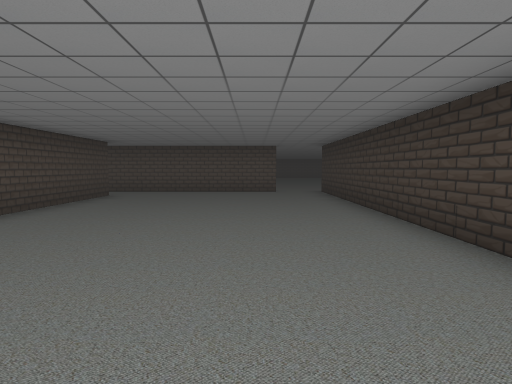
View 1 (above)

22 first-person views from a walk through a Unity game level. The camera is 1.5 m above the floor, tilts 4° down and sees 75° across. The floor is counted in squares, 2 m on a side. Each view is taken from the middle of a square. On the plan, view 1 faces up. The plan holds only what a view shows up to about 11 squares ahead; the rest is blank. The place goes on beyond the plan. The player is left out. Some surface patterns are stand-ins.

View 2
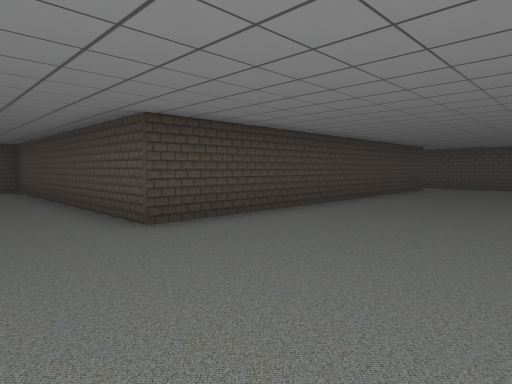

View 3
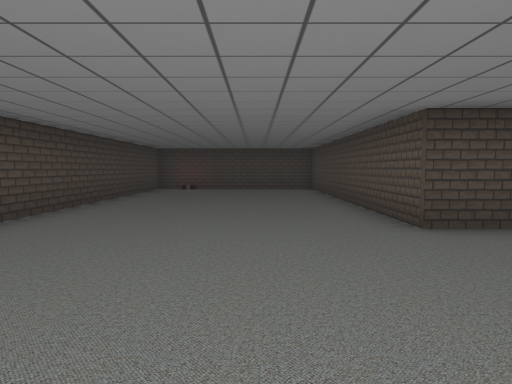

View 4
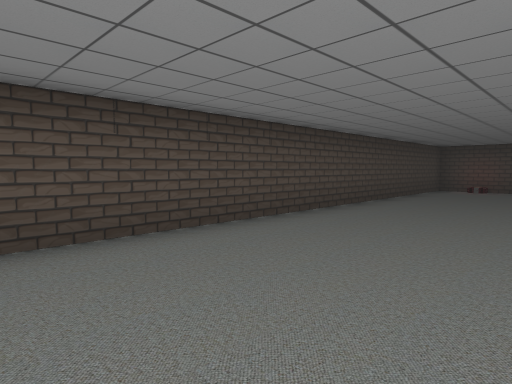

View 5
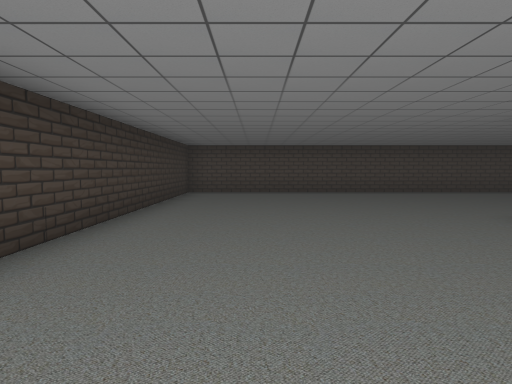

View 6
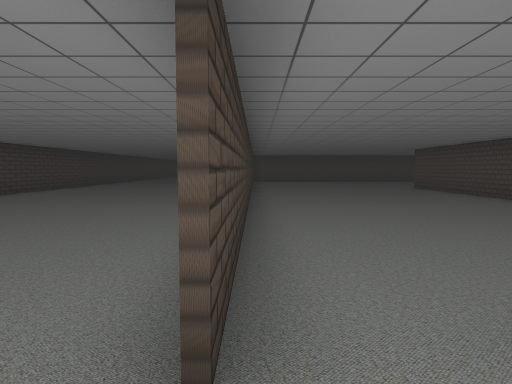

View 7
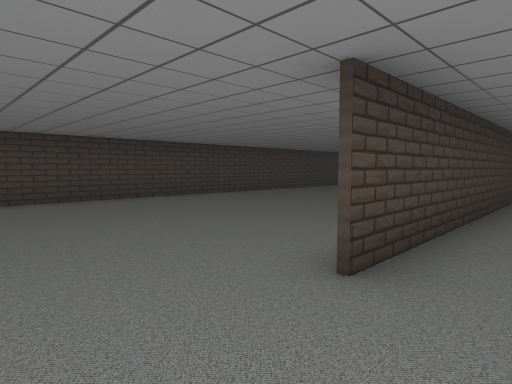

View 8
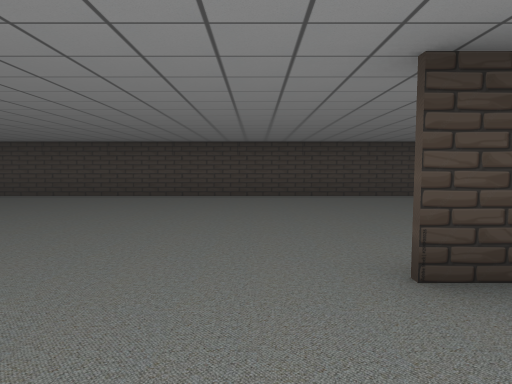

View 9
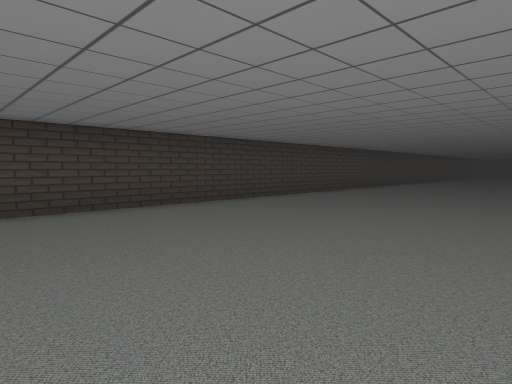

View 10
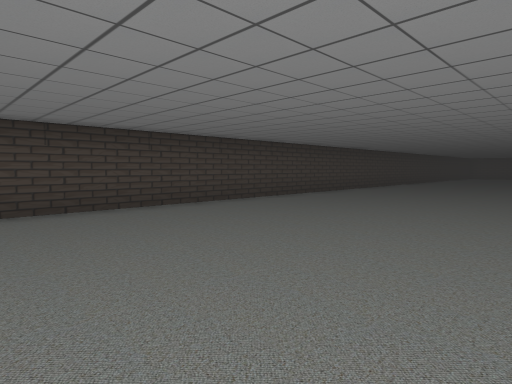

View 11
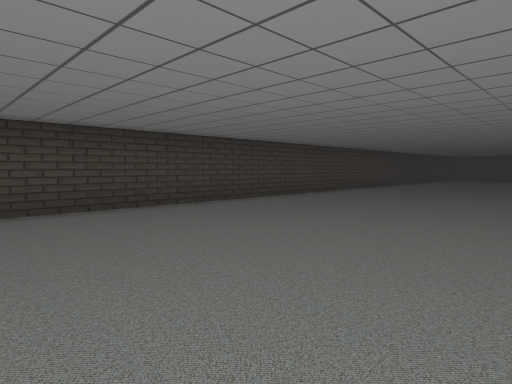

View 12
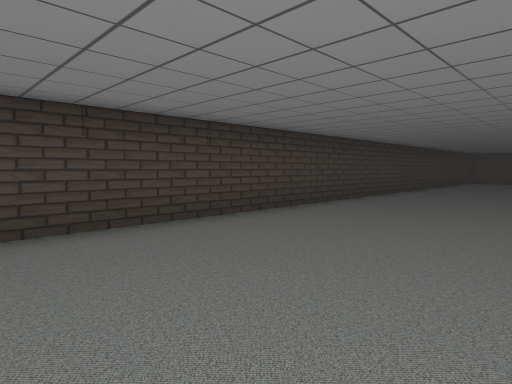

View 13
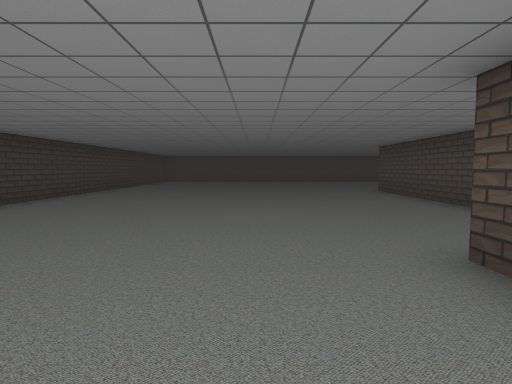

View 14
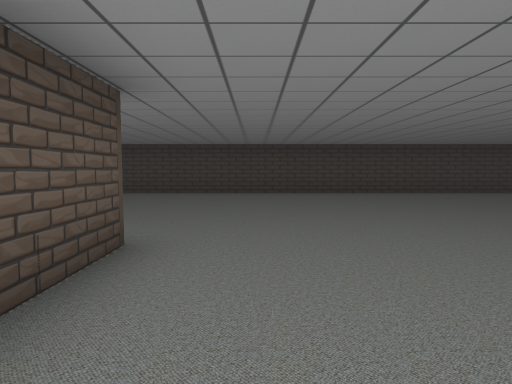

View 15
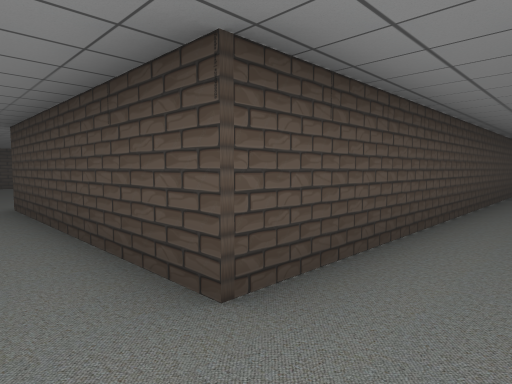

View 16
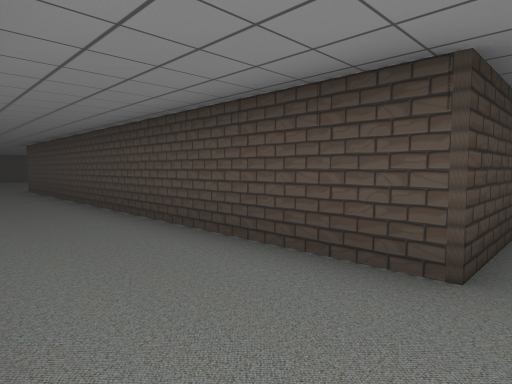

View 17
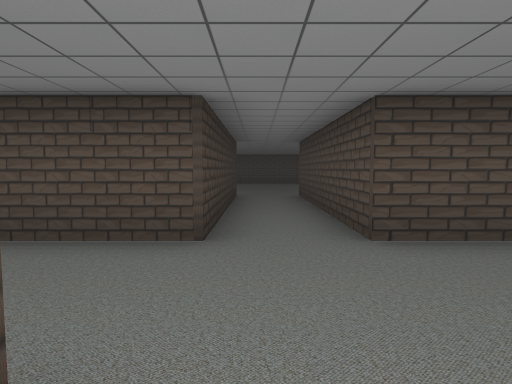

View 18
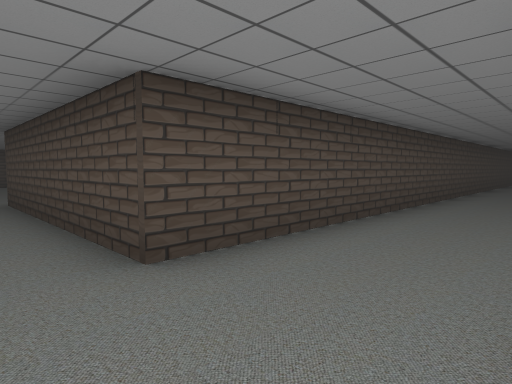

View 19
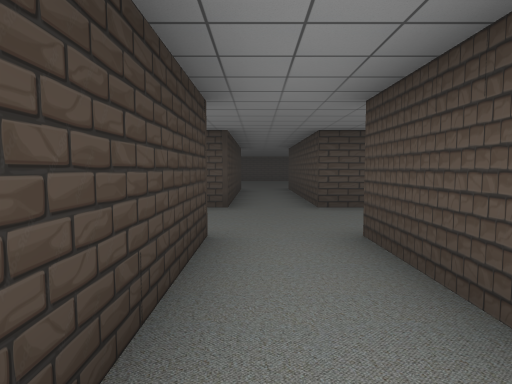

View 20
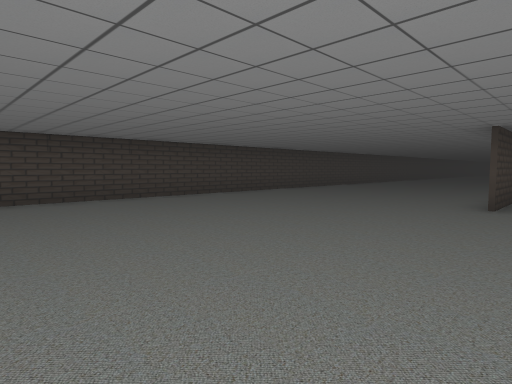

View 21
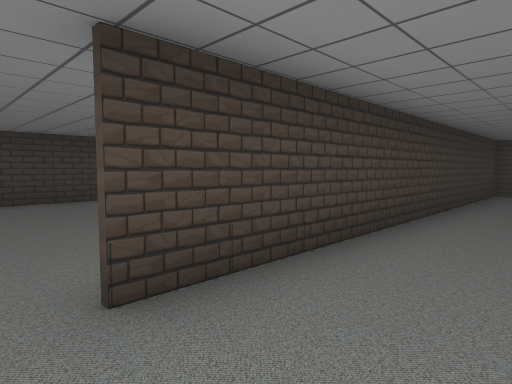

View 22
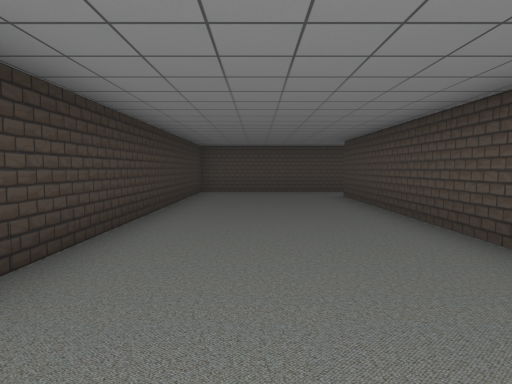

### Floor plan
Ten units are one square. View 1 is at (0, 0); x grows to the right and y downward. Boxes are objects, and circles mark ways between rooms. Rooms are numbered by the first view taken in them; rooms with no view inside come last. Other rooms are left out.
<svg viewBox="-240 -190 337 350">
<path fill="none" stroke="#000" d="M-41 -94 -41 9 -124 9M-124 46 -124 62M-120 66 21 66 21 -110M8 -108 -34 -108M22 61 22 67 6 67M-1 94 -1 154M92 155 92 -185M-142 45 -142 67M-125 67 -125 36M-125 152 -125 94 -1 94M-235 94 -142 94 -142 154M-84 -70 -84 -9M-74 8 -42 8 -42 -94M-34 -108 -49 -108"/>
<circle cx="10" cy="-110" r="3" fill="#2a7"/>
<circle cx="-40" cy="-100" r="3" fill="#2a7"/>
<circle cx="10" cy="-120" r="3" fill="#2a7"/>
<circle cx="10" cy="80" r="3" fill="#2a7"/>
<circle cx="-130" cy="70" r="3" fill="#2a7"/>
<text x="-30" y="0">1</text>
<text x="50" y="-20">2</text>
<text x="-170" y="-70">3</text>
<text x="-120" y="80">4</text>
<text x="-60" y="-50">5</text>
</svg>
Room 1 opens to room 2. Room 1 opens to room 5. Room 2 opens to room 3. Room 2 opens to room 4. Room 3 opens to room 4.

Where each view was taken, in squares from view 1:
view 1: 0 up, 0 right, facing up
view 2: 3 down, 0 right, facing up-left
view 3: 3 down, 0 right, facing left
view 4: 3 down, 0 right, facing down-left
view 5: 4 up, 0 right, facing down
view 6: 12 up, 2 right, facing down
view 7: 13 up, 1 right, facing down-right
view 8: 12 up, 0 right, facing right
view 9: 9 up, 3 right, facing down-right
view 10: 5 up, 3 right, facing down-right
view 11: 0 up, 3 right, facing down-right
view 12: 4 down, 5 right, facing down-right
view 13: 4 down, 4 right, facing down
view 14: 8 down, 1 left, facing right
view 15: 8 down, 1 right, facing down-left
view 16: 7 down, 13 left, facing down-right
view 17: 6 down, 13 left, facing down
view 18: 7 down, 13 left, facing down-left
view 19: 3 down, 13 left, facing down
view 20: 18 up, 1 right, facing down-right
view 21: 10 up, 6 left, facing down-right
view 22: 10 up, 6 left, facing down
